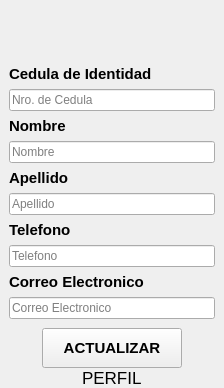
                  <widget class="QWidget" name="perfilPagina">
                   <layout class="QVBoxLayout" name="verticalLayout_15">
                    <property name="spacing">
                     <number>0</number>
                    </property>
                    <property name="leftMargin">
                     <number>0</number>
                    </property>
                    <property name="topMargin">
                     <number>0</number>
                    </property>
                    <property name="rightMargin">
                     <number>0</number>
                    </property>
                    <property name="bottomMargin">
                     <number>0</number>
                    </property>
                    <item>
                     <widget class="QWidget" name="widget" native="true">
                      <property name="minimumSize">
                       <size>
                        <width>224</width>
                        <height>308</height>
                       </size>
                      </property>
                      <layout class="QVBoxLayout" name="verticalLayout_27">
                       <item>
                        <widget class="QLabel" name="label_25">
                         <property name="minimumSize">
                          <size>
                           <width>50</width>
                           <height>50</height>
                          </size>
                         </property>
                         <property name="maximumSize">
                          <size>
                           <width>50</width>
                           <height>50</height>
                          </size>
                         </property>
                         <property name="text">
                          <string/>
                         </property>
                         <property name="pixmap">
                          <pixmap>:/feather/Icons/Black/edit.svg</pixmap>
                         </property>
                         <property name="scaledContents">
                          <bool>true</bool>
                         </property>
                        </widget>
                       </item>
                       <item>
                        <widget class="QFrame" name="frame_11">
                         <property name="layoutDirection">
                          <enum>Qt::LeftToRight</enum>
                         </property>
                         <property name="frameShape">
                          <enum>QFrame::NoFrame</enum>
                         </property>
                         <layout class="QGridLayout" name="gridLayout_5">
                          <property name="leftMargin">
                           <number>0</number>
                          </property>
                          <property name="topMargin">
                           <number>0</number>
                          </property>
                          <property name="rightMargin">
                           <number>0</number>
                          </property>
                          <property name="bottomMargin">
                           <number>0</number>
                          </property>
                          <item row="9" column="0">
                           <widget class="QLineEdit" name="correo">
                            <property name="minimumSize">
                             <size>
                              <width>200</width>
                              <height>0</height>
                             </size>
                            </property>
                            <property name="placeholderText">
                             <string>Correo Electronico</string>
                            </property>
                           </widget>
                          </item>
                          <item row="0" column="0">
                           <widget class="QLabel" name="label_33">
                            <property name="maximumSize">
                             <size>
                              <width>200</width>
                              <height>20</height>
                             </size>
                            </property>
                            <property name="font">
                             <font>
                              <pointsize>11</pointsize>
                              <weight>75</weight>
                              <bold>true</bold>
                             </font>
                            </property>
                            <property name="text">
                             <string>Cedula de Identidad</string>
                            </property>
                           </widget>
                          </item>
                          <item row="5" column="0">
                           <widget class="QLineEdit" name="apellido">
                            <property name="minimumSize">
                             <size>
                              <width>200</width>
                              <height>0</height>
                             </size>
                            </property>
                            <property name="text">
                             <string/>
                            </property>
                            <property name="placeholderText">
                             <string>Apellido</string>
                            </property>
                           </widget>
                          </item>
                          <item row="6" column="0">
                           <widget class="QLabel" name="label_23">
                            <property name="maximumSize">
                             <size>
                              <width>200</width>
                              <height>20</height>
                             </size>
                            </property>
                            <property name="font">
                             <font>
                              <pointsize>11</pointsize>
                              <weight>75</weight>
                              <bold>true</bold>
                             </font>
                            </property>
                            <property name="text">
                             <string>Telefono</string>
                            </property>
                           </widget>
                          </item>
                          <item row="3" column="0">
                           <widget class="QLineEdit" name="nombre">
                            <property name="minimumSize">
                             <size>
                              <width>200</width>
                              <height>0</height>
                             </size>
                            </property>
                            <property name="placeholderText">
                             <string>Nombre</string>
                            </property>
                           </widget>
                          </item>
                          <item row="1" column="0">
                           <widget class="QLineEdit" name="cedula">
                            <property name="minimumSize">
                             <size>
                              <width>200</width>
                              <height>0</height>
                             </size>
                            </property>
                            <property name="placeholderText">
                             <string>Nro. de Cedula</string>
                            </property>
                           </widget>
                          </item>
                          <item row="7" column="0">
                           <widget class="QLineEdit" name="telefono">
                            <property name="minimumSize">
                             <size>
                              <width>200</width>
                              <height>0</height>
                             </size>
                            </property>
                            <property name="text">
                             <string/>
                            </property>
                            <property name="placeholderText">
                             <string>Telefono</string>
                            </property>
                           </widget>
                          </item>
                          <item row="2" column="0">
                           <widget class="QLabel" name="label_20">
                            <property name="maximumSize">
                             <size>
                              <width>100</width>
                              <height>20</height>
                             </size>
                            </property>
                            <property name="font">
                             <font>
                              <pointsize>11</pointsize>
                              <weight>75</weight>
                              <bold>true</bold>
                             </font>
                            </property>
                            <property name="layoutDirection">
                             <enum>Qt::LeftToRight</enum>
                            </property>
                            <property name="text">
                             <string>Nombre</string>
                            </property>
                           </widget>
                          </item>
                          <item row="4" column="0">
                           <widget class="QLabel" name="label_21">
                            <property name="maximumSize">
                             <size>
                              <width>100</width>
                              <height>20</height>
                             </size>
                            </property>
                            <property name="font">
                             <font>
                              <pointsize>11</pointsize>
                              <weight>75</weight>
                              <bold>true</bold>
                             </font>
                            </property>
                            <property name="layoutDirection">
                             <enum>Qt::LeftToRight</enum>
                            </property>
                            <property name="text">
                             <string>Apellido</string>
                            </property>
                           </widget>
                          </item>
                          <item row="8" column="0">
                           <widget class="QLabel" name="label_32">
                            <property name="maximumSize">
                             <size>
                              <width>150</width>
                              <height>20</height>
                             </size>
                            </property>
                            <property name="font">
                             <font>
                              <pointsize>11</pointsize>
                              <weight>75</weight>
                              <bold>true</bold>
                             </font>
                            </property>
                            <property name="styleSheet">
                             <string notr="true"/>
                            </property>
                            <property name="text">
                             <string>Correo Electronico</string>
                            </property>
                           </widget>
                          </item>
                         </layout>
                        </widget>
                       </item>
                      </layout>
                     </widget>
                    </item>
                    <item alignment="Qt::AlignHCenter">
                     <widget class="QPushButton" name="actualizarBoton">
                      <property name="sizePolicy">
                       <sizepolicy hsizetype="Preferred" vsizetype="Fixed">
                        <horstretch>0</horstretch>
                        <verstretch>0</verstretch>
                       </sizepolicy>
                      </property>
                      <property name="minimumSize">
                       <size>
                        <width>140</width>
                        <height>40</height>
                       </size>
                      </property>
                      <property name="maximumSize">
                       <size>
                        <width>140</width>
                        <height>40</height>
                       </size>
                      </property>
                      <property name="font">
                       <font>
                        <pointsize>11</pointsize>
                        <weight>75</weight>
                        <bold>true</bold>
                       </font>
                      </property>
                      <property name="layoutDirection">
                       <enum>Qt::LeftToRight</enum>
                      </property>
                      <property name="text">
                       <string>ACTUALIZAR</string>
                      </property>
                      <property name="icon">
                       <iconset resource="../../../../Desktop/Proyecto Andres Bello/Aplicacion V2.1-AndresBello/Qss/icons/_icons.qrc">
                        <normaloff>:/feather/icons/feather/check-circle.png</normaloff>:/feather/icons/feather/check-circle.png</iconset>
                      </property>
                      <property name="iconSize">
                       <size>
                        <width>32</width>
                        <height>32</height>
                       </size>
                      </property>
                     </widget>
                    </item>
                    <item alignment="Qt::AlignHCenter|Qt::AlignBottom">
                     <widget class="QLabel" name="label_8">
                      <property name="font">
                       <font>
                        <pointsize>13</pointsize>
                       </font>
                      </property>
                      <property name="text">
                       <string>PERFIL</string>
                      </property>
                     </widget>
                    </item>
                   </layout>
                  </widget>
